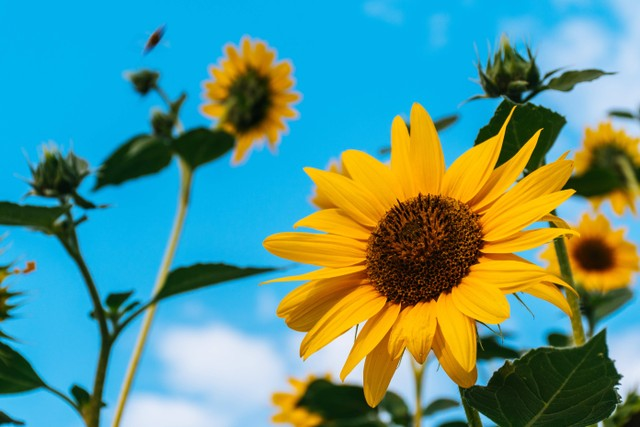
#> input picture gambar.jpg, 640 x 427 px
$ python praktikum6.2.py
#> lines starting #> are read from the running program, lines starting #| are printed output that depends on the picture
import cv2
import numpy as np
import matplotlib.pyplot as plt

img = cv2.imread("gambar.jpg", 0)
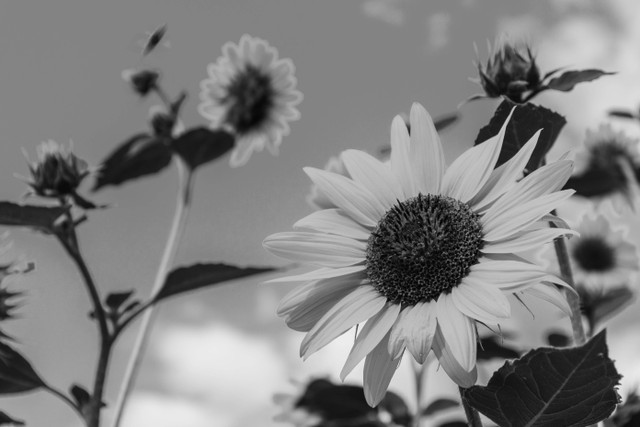
#> img: shape (427, 640); min 0, max 242, mean 129.5

img1 = np.abs(img * 0.75)
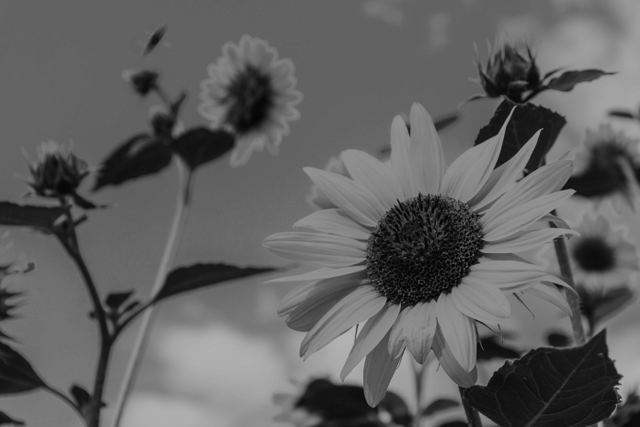
#> img1: shape (427, 640) float64; min 0, max 181.5, mean 97.1
img1 = np.uint8(img1)
img2 = np.abs(img * 1.25)
img2 = np.uint8(img2)
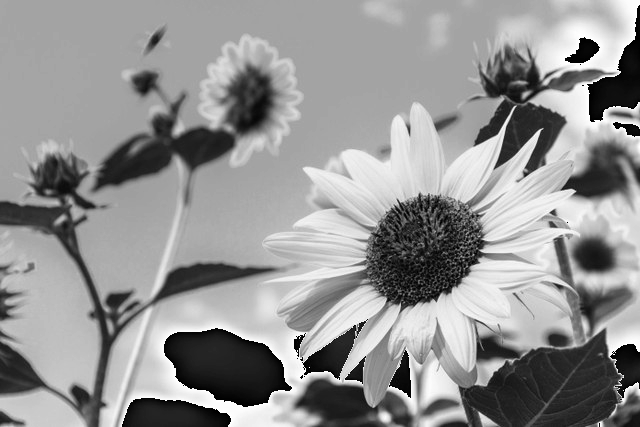
#> img2: shape (427, 640); min 0, max 255, mean 146.9

hist1 = cv2.calcHist([img1], [0], None, [256], [0, 256])
#> hist1 = 256 values, max 35940 at index 98, min 0 at index 182, mean 1067.5
hist2 = cv2.calcHist([img], [0], None, [256], [0, 256])
#> hist2 = 256 values, max 35940 at index 131, min 0 at index 243, mean 1067.5
hist3 = cv2.calcHist([img2], [0], None, [256], [0, 256])
#> hist3 = 256 values, max 35940 at index 163, min 0 at index 49, mean 1067.5

plt.subplot(321)
plt.axis('off')
plt.title("x 0.75")
plt.imshow(img1, cmap='gray', vmin=0, vmax=255)
plt.subplot(322)
plt.plot(hist1)
plt.grid()
plt.xlim(0, 255)

plt.subplot(323)
plt.axis('off')
plt.title("Original")
plt.imshow(img, cmap='gray', vmin=0, vmax=255)
plt.subplot(324)
plt.plot(hist2)
plt.grid()
plt.xlim([0, 255])

plt.subplot(325)
plt.axis('off')
plt.title("x 1.25")
plt.imshow(img2, cmap='gray', vmin=0, vmax=255)
plt.subplot(326)
plt.plot(hist3)
plt.grid()
plt.xlim([0, 255])
plt.show()
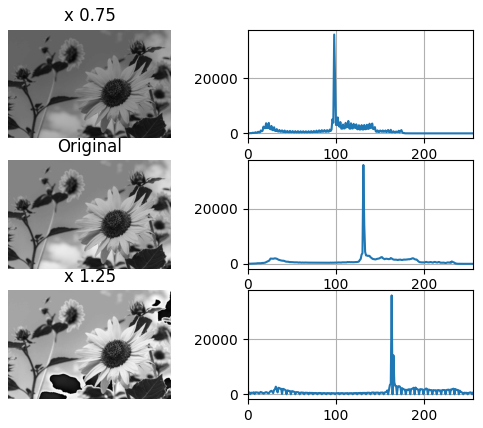
#> figure drawn by matplotlib, 6 panels; panel 2: curve peaks at x = 98, y = 35940; panel 4: curve peaks at x = 131, y = 35940; panel 6: curve peaks at x = 163, y = 35940

$ run again, with face-image.jpg copied over gambar.jpg
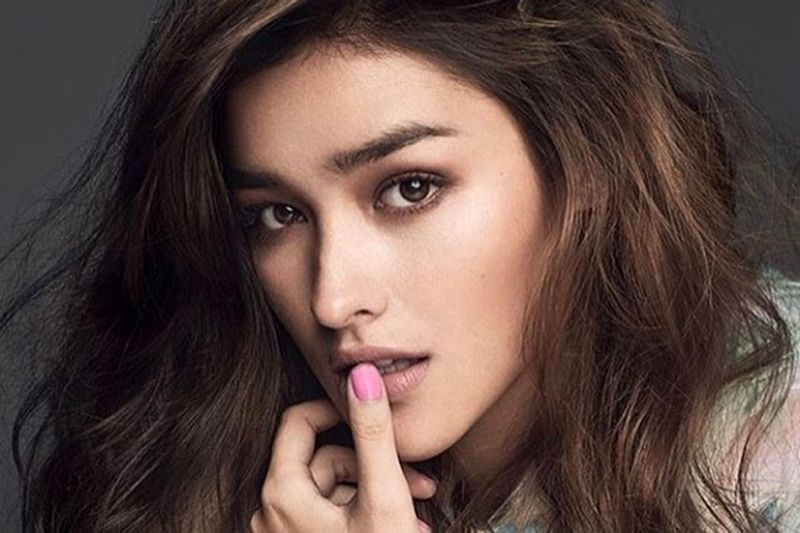
#> input picture face-image.jpg, 800 x 533 px
#> `img1 = np.abs(img * 0.75)`:
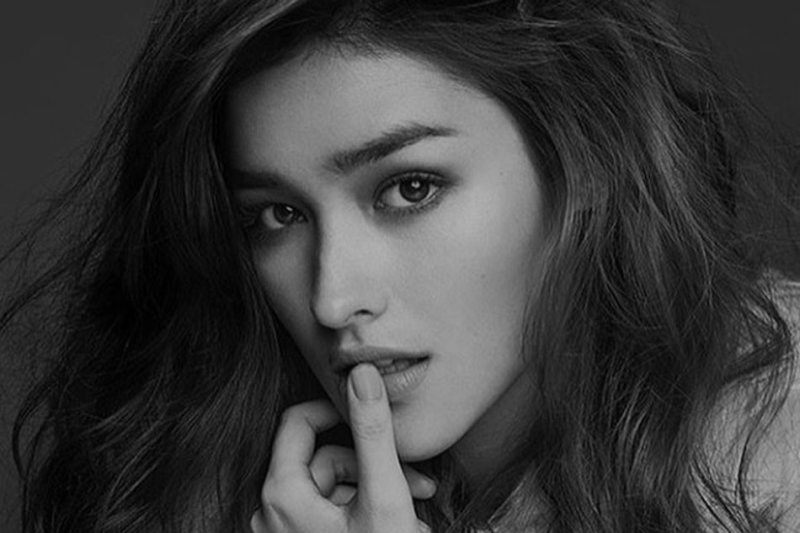
#> img1: shape (533, 800) float64; min 0, max 177.8, mean 58
#> `img2 = np.uint8(img2)`:
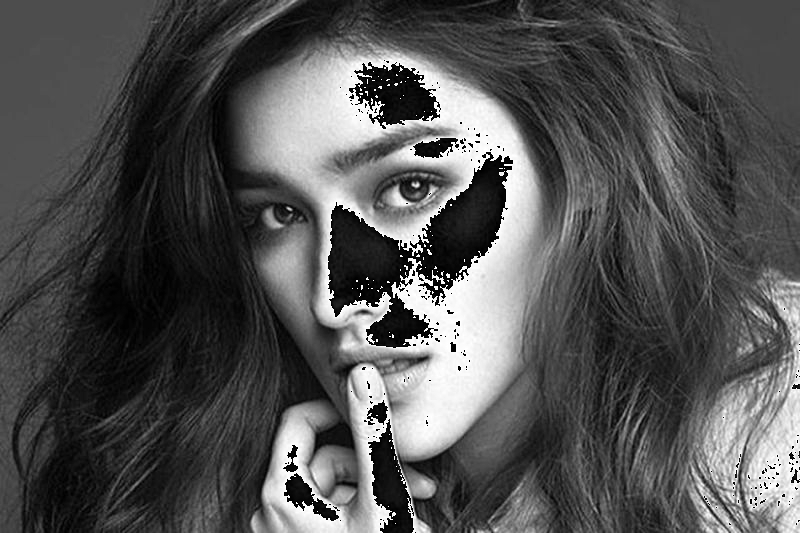
#> img2: shape (533, 800); min 0, max 255, mean 82.4
#> hist1 = 256 values, max 15658 at index 42, min 0 at index 178, mean 1665.6
#> hist2 = 256 values, max 9464 at index 62, min 0 at index 238, mean 1665.6
#> hist3 = 256 values, max 9464 at index 77, min 0 at index 44, mean 1665.6

$ run again, with meting.jpg copied over gambar.jpg
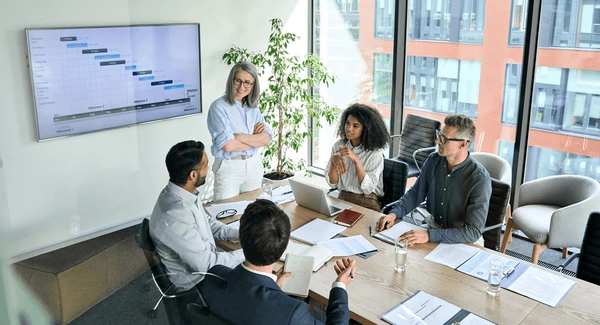
#> input picture meting.jpg, 600 x 325 px
#> `img1 = np.abs(img * 0.75)`:
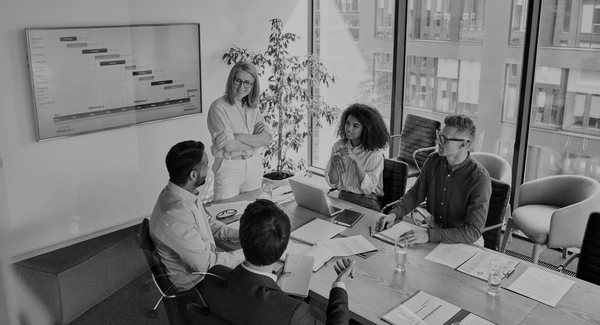
#> img1: shape (325, 600) float64; min 0, max 191.2, mean 122.2
#> `img2 = np.uint8(img2)`:
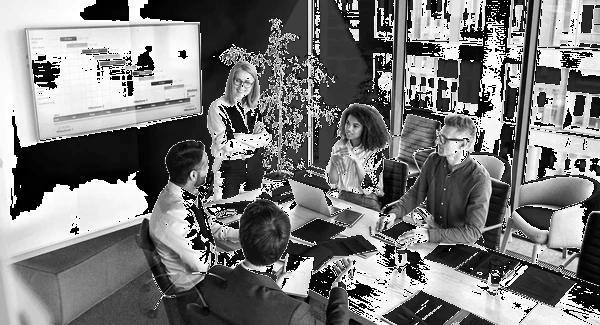
#> img2: shape (325, 600); min 0, max 255, mean 122.3
#> hist1 = 256 values, max 7044 at index 153, min 0 at index 192, mean 761.7
#> hist2 = 256 values, max 3694 at index 205, min 94 at index 1, mean 761.7
#> hist3 = 256 values, max 3802 at index 0, min 0 at index 64, mean 761.7

$ run again, with pegunungan.jpg copied over gambar.jpg
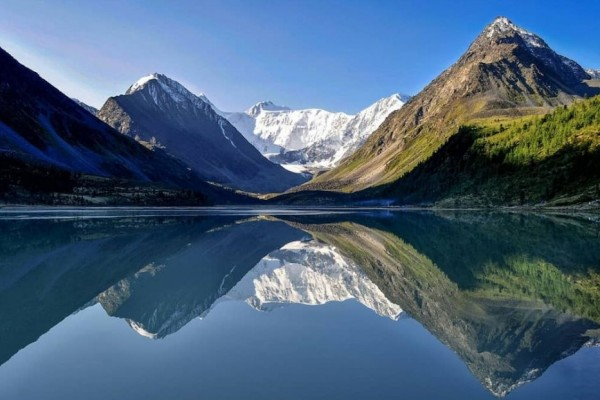
#> input picture pegunungan.jpg, 600 x 400 px
#> `img1 = np.abs(img * 0.75)`:
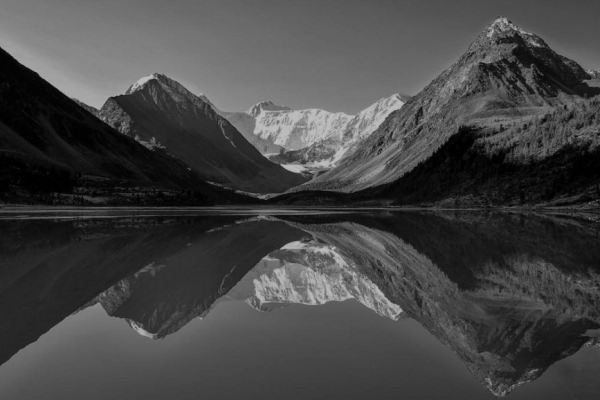
#> img1: shape (400, 600) float64; min 0, max 191.2, mean 69.4
#> `img2 = np.uint8(img2)`:
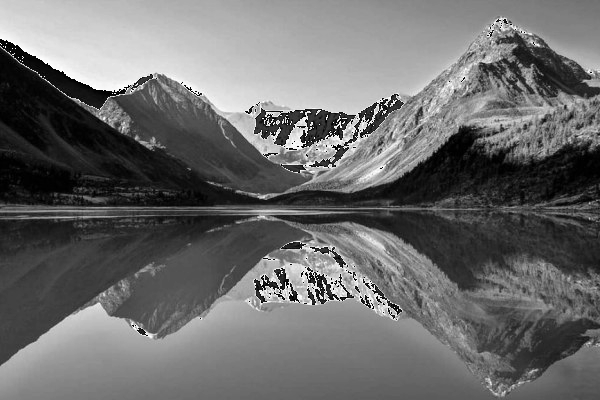
#> img2: shape (400, 600); min 0, max 255, mean 107.7
#> hist1 = 256 values, max 4563 at index 39, min 0 at index 192, mean 937.5
#> hist2 = 256 values, max 2454 at index 51, min 29 at index 254, mean 937.5
#> hist3 = 256 values, max 2454 at index 63, min 0 at index 64, mean 937.5
